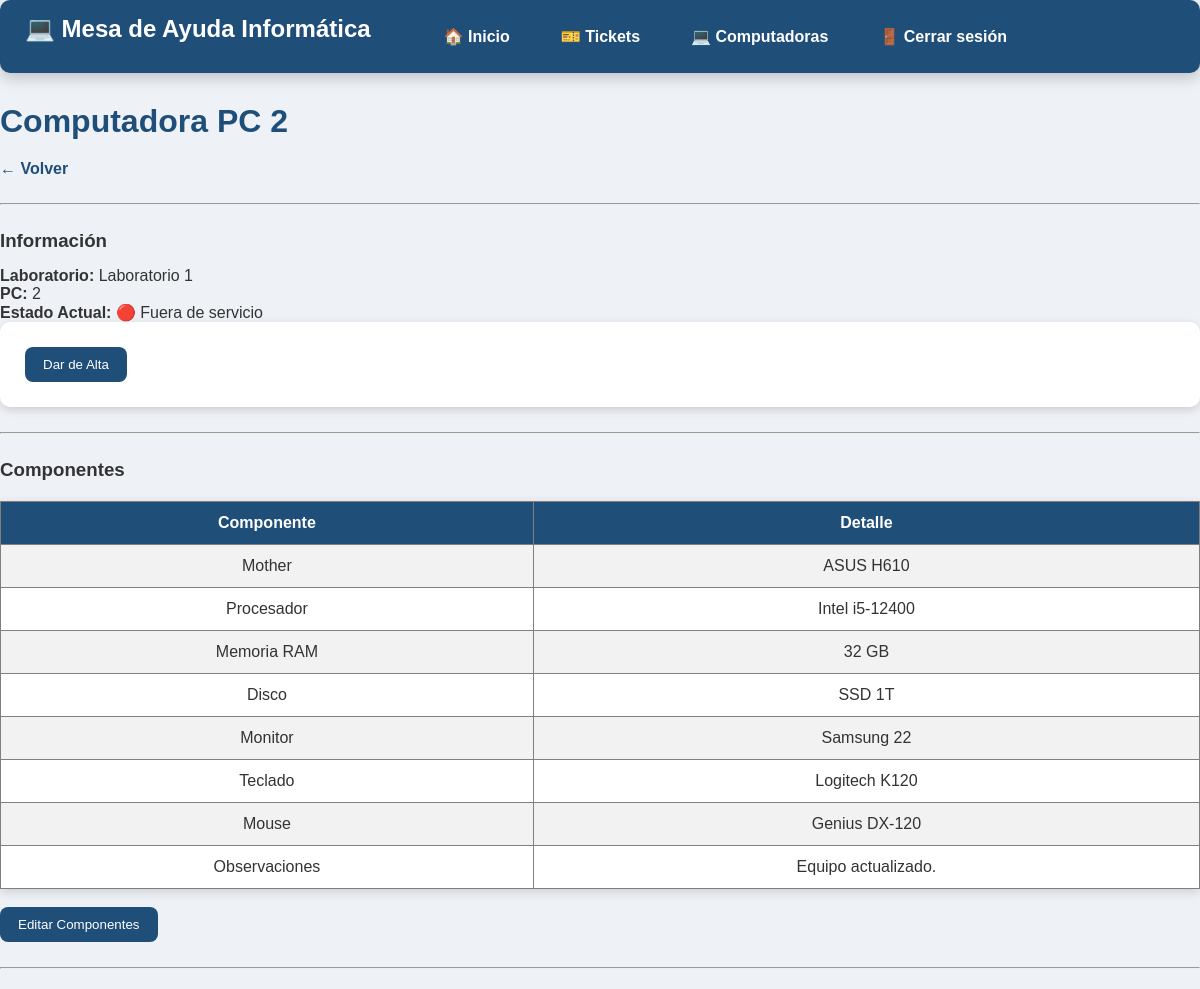
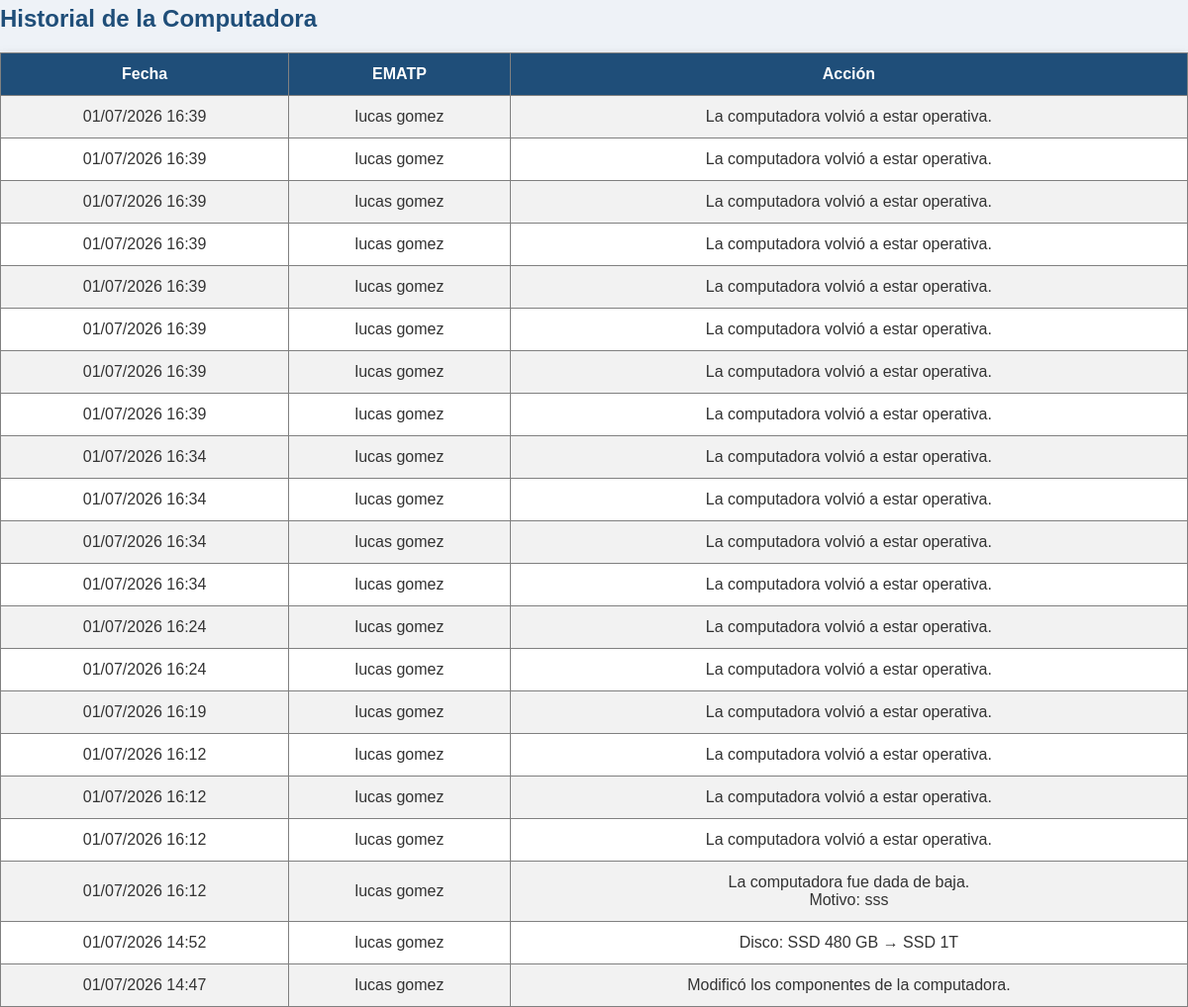
The app's page /ematp/ver_computadora.php?id=2 (signed in), older data (2 pictures, top to bottom).
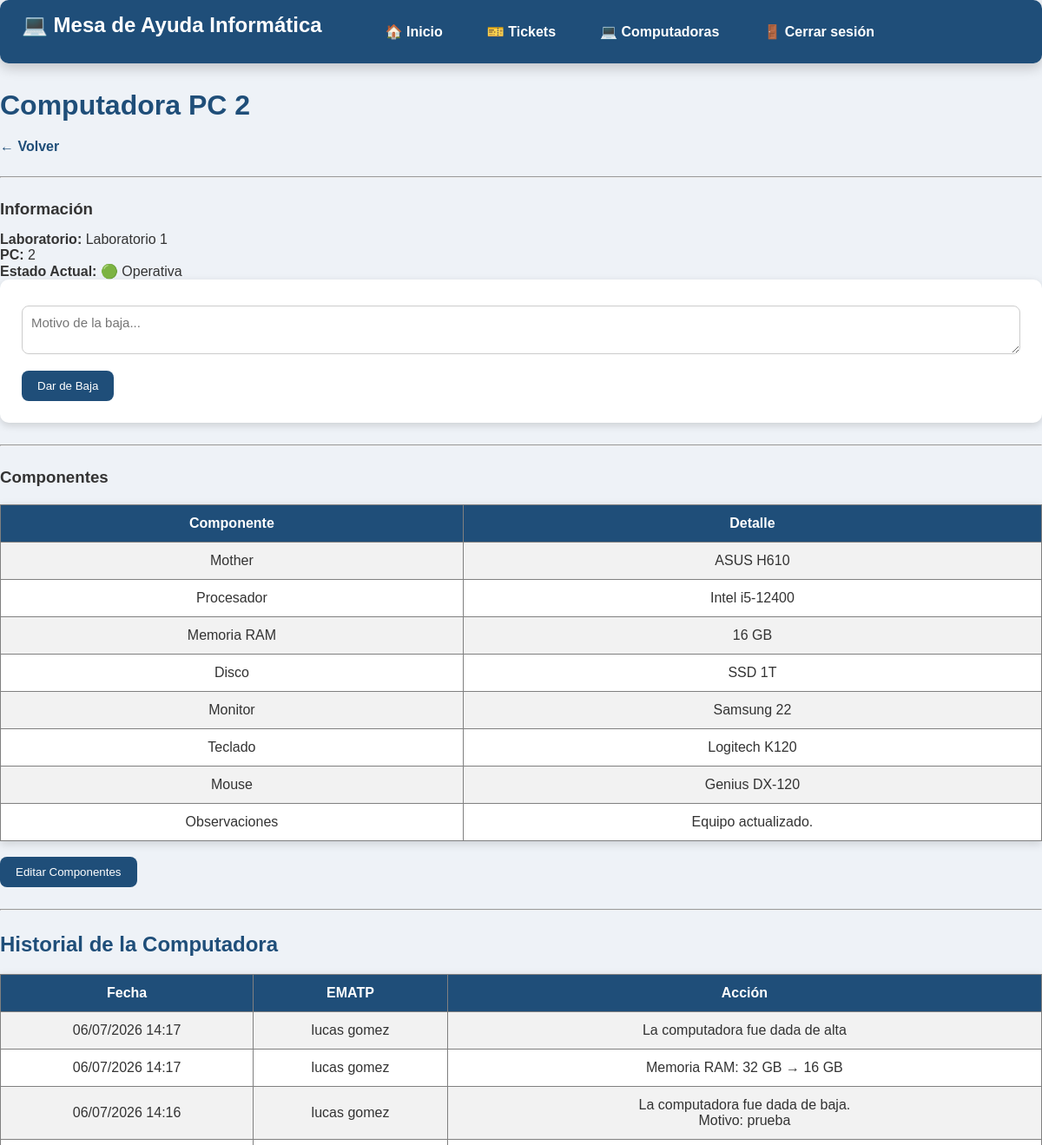
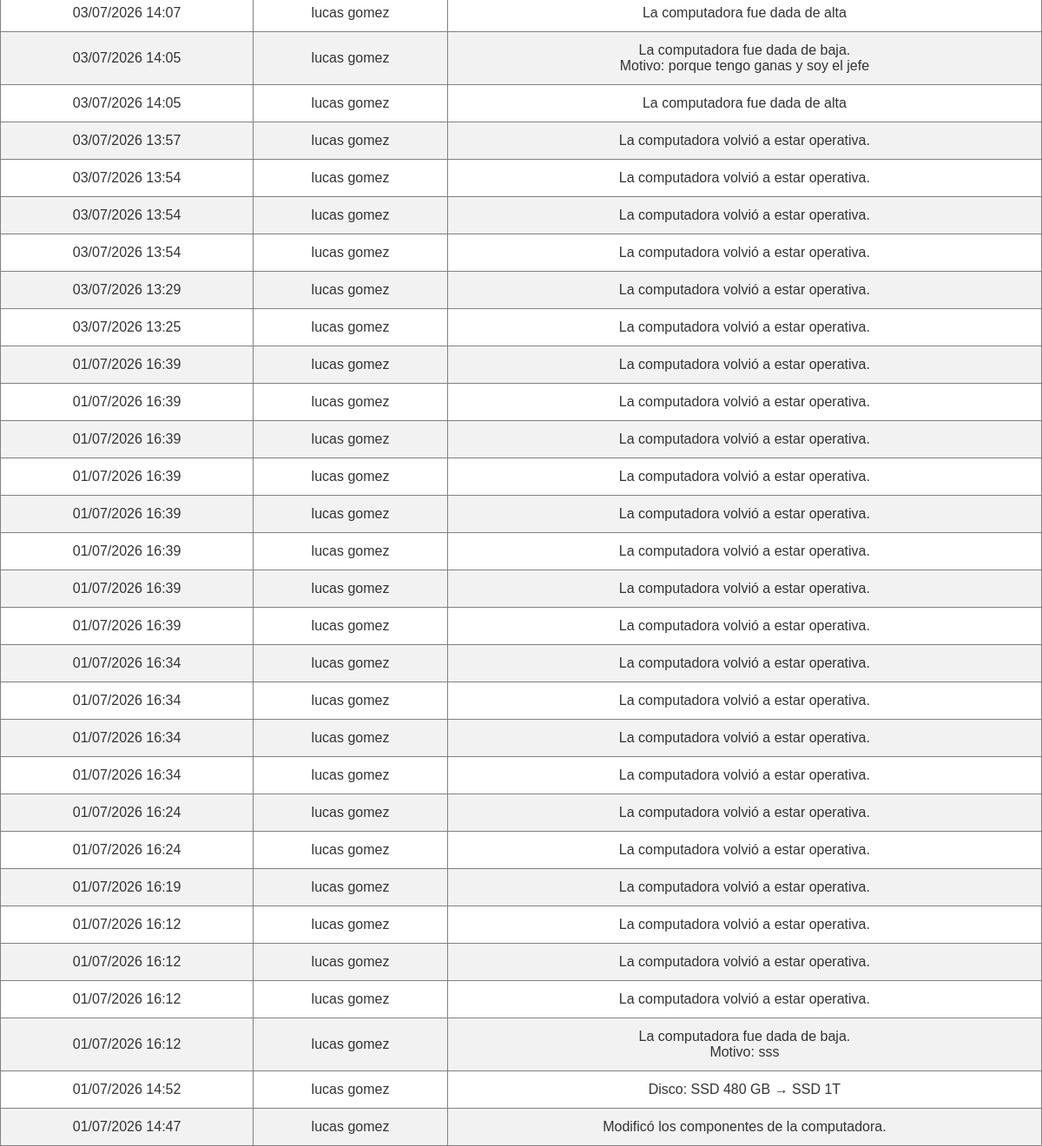
The same page, newer data (2 pictures, top to bottom).
### tables this page shows
CREATE TABLE `computadoras` (
  `id_computadora` int(11) NOT NULL,
  `numero_pc` int(11) NOT NULL,
  `id_laboratorio` int(11) NOT NULL,
  `estado` enum('Alta','Baja') NOT NULL DEFAULT 'Alta'
);

CREATE TABLE `laboratorios` (
  `id_laboratorio` int(11) NOT NULL,
  `nombre` varchar(50) NOT NULL
);

CREATE TABLE `componentes` (
  `id_componente` int(11) NOT NULL,
  `id_computadora` int(11) NOT NULL,
  `mother` varchar(100) DEFAULT NULL,
  `procesador` varchar(100) DEFAULT NULL,
  `memoria_ram` varchar(100) DEFAULT NULL,
  `disco` varchar(100) DEFAULT NULL,
  `monitor` varchar(100) DEFAULT NULL,
  `teclado` varchar(100) DEFAULT NULL,
  `mouse` varchar(100) DEFAULT NULL,
  `observaciones` varchar(255) DEFAULT NULL
);

CREATE TABLE `historial_computadoras` (
  `id_historial` int(11) NOT NULL,
  `id_computadora` int(11) NOT NULL,
  `id_usuario` int(11) NOT NULL,
  `accion` varchar(255) NOT NULL,
  `fecha` datetime NOT NULL DEFAULT current_timestamp()
);

CREATE TABLE `usuarios` (
  `id_usuario` int(11) NOT NULL,
  `nombre` varchar(50) NOT NULL,
  `apellido` varchar(50) NOT NULL,
  `email` varchar(100) NOT NULL,
  `contrasena` varchar(255) NOT NULL,
  `id_rol` int(11) NOT NULL
);

### ematp/ver_computadora.php (the view, shortened to what this page needs)
<?php
include("../conexion/conexion.php");
$id = $_GET["id"];
$sql = "SELECT
            computadoras.*,
            laboratorios.nombre AS laboratorio
        FROM computadoras
        INNER JOIN laboratorios
            ON computadoras.id_laboratorio = laboratorios.id_laboratorio
        WHERE computadoras.id_computadora = '$id'";
$resultado = mysqli_query($conexion, $sql);
$pc = mysqli_fetch_assoc($resultado);
$sqlComponentes = "SELECT *
                   FROM componentes
                   WHERE id_computadora = '$id'";
$resultadoComponentes = mysqli_query($conexion, $sqlComponentes);
$componentes = mysqli_fetch_assoc($resultadoComponentes);
$sqlHistorial = "SELECT
                    historial_computadoras.*,
                    usuarios.nombre,
                    usuarios.apellido
                FROM historial_computadoras
                INNER JOIN usuarios
                ON historial_computadoras.id_usuario = usuarios.id_usuario
                WHERE id_computadora='$id'
                ORDER BY fecha DESC";
$historial = mysqli_query($conexion,$sqlHistorial);
?>
<!DOCTYPE html>
<html lang="es">
<head>
    <link rel="stylesheet" href="../css/estilos.css">
</head>
<body>
<?php include("../includes/menu_ematp.php"); ?>
<h1>Computadora PC <?php echo $pc["numero_pc"]; ?></h1>
<a href="computadoras.php?laboratorio=<?php echo $pc["id_laboratorio"]; ?>">
← Volver
</a>
<hr>
<h3>Información</h3>
<p><strong>Laboratorio:</strong> <?php echo $pc["laboratorio"]; ?></p>
<p><strong>PC:</strong> <?php echo $pc["numero_pc"]; ?></p>
<p><strong>Estado Actual:</strong>
<?php echo ($pc["estado"] == "Alta") ? "🟢 Operativa" : "🔴 Fuera de servicio"; ?>
</p>
<?php if ($pc["estado"] == "Alta") { ?>
    <form action="cambiar_estado.php" method="POST">
        <textarea name="motivo" required placeholder="Motivo de la baja..."></textarea><br>
        <button type="submit">Dar de Baja</button>
    </form>
<?php } else { ?>
    <form action="cambiar_estado.php" method="POST">
        <button type="submit">Dar de Alta</button>
    </form>
<?php } ?>
<hr>
<h3>Componentes</h3>
<table border="1" cellpadding="10">
<tr>
    <th>Componente</th>
    <th>Detalle</th>
</tr>
<tr>
    <td>Mother</td>
    <td><?php echo $componentes["mother"]; ?></td>
</tr>
<tr>
    <td>Procesador</td>
    <td><?php echo $componentes["procesador"]; ?></td>
</tr>
<tr>
    <td>Memoria RAM</td>
    <td><?php echo $componentes["memoria_ram"]; ?></td>
</tr>
<tr>
    <td>Disco</td>
    <td><?php echo $componentes["disco"]; ?></td>
</tr>
<tr>
    <td>Monitor</td>
    <td><?php echo $componentes["monitor"]; ?></td>
</tr>
<tr>
    <td>Teclado</td>
    <td><?php echo $componentes["teclado"]; ?></td>
</tr>
<tr>
    <td>Mouse</td>
    <td><?php echo $componentes["mouse"]; ?></td>
</tr>
<tr>
    <td>Observaciones</td>
    <td><?php echo $componentes["observaciones"]; ?></td>
</tr>
</table>
<br>
<a href="editar_componentes.php?id=<?php echo $pc["id_computadora"]; ?>">
<button>Editar Componentes</button>
</a>
<hr>
<h2>Historial de la Computadora</h2>
<table border="1" cellpadding="10">
<tr>
<th>Fecha</th>
<th>EMATP</th>
<th>Acción</th>
</tr>
<?php while($fila=mysqli_fetch_assoc($historial)){ ?>
<tr>
<td>
<?php echo date("d/m/Y H:i",strtotime($fila["fecha"])); ?>
</td>
<td>
<?php echo $fila["nombre"]." ".$fila["apellido"]; ?>
</td>
<td>
<?php echo nl2br($fila["accion"]); ?>
</td>
</tr>
<?php } ?>
</table>
</body>
</html>

### includes/menu_ematp.php
<div class="menu">
<h2 style="color:white; margin-right:40px;">
💻 Mesa de Ayuda Informática
</h2>
<a href="../inicio.php">🏠 Inicio</a>
<a href="tickets.php">🎫 Tickets</a>
<a href="computadoras.php">💻 Computadoras</a>
<a href="../logout.php">🚪 Cerrar sesión</a>
</div>

### css/estilos.css (style rules this page uses)
* { margin:0; padding:0; box-sizing:border-box; font-family:Arial, Helvetica, sans-serif; }
body { background:#eef2f7; color:#333; font-family:Arial, Helvetica, sans-serif; }
h1 { color:#1f4e79; margin-bottom:20px; }
h2 { color:#1f4e79; margin-bottom:15px; }
h3 { margin-bottom:15px; }
a { color:#1f4e79; text-decoration:none; font-weight:bold; }
button { background:#1f4e79; color:white; border:none; padding:10px 18px; border-radius:8px; cursor:pointer; transition:.3s; }
input, select, textarea { width:100%; padding:10px; border:1px solid #ccc; border-radius:8px; margin-top:5px; margin-bottom:15px; font-size:15px; }
textarea { resize:vertical; }
table { width:100%; border-collapse:collapse; margin-top:20px; background:white; box-shadow:0px 3px 10px rgba(0,0,0,.15); }
table th { background:#1f4e79; color:white; padding:12px; }
table td { padding:12px; text-align:center; }
table tr:nth-child(even) { background:#f2f2f2; }
hr { margin:25px 0; }
form { background:white; padding:25px; border-radius:10px; box-shadow:0px 3px 10px rgba(0,0,0,.15); }
.menu { background:#1f4e79; padding:15px 25px; border-radius:10px; display:flex; align-items:center; gap:15px; margin-bottom:30px; box-shadow:0px 5px 15px rgba(0,0,0,.20); flex-wrap:wrap; }
.menu a { color:white; text-decoration:none; padding:10px 18px; border-radius:8px; transition:.3s; }

Row changes from the older to the newer data that the page shows:
changed computadoras "Laboratorio 1": estado empty → "Alta" (drawn)
changed componentes "ASUS H610": memoria_ram "32 GB" → "16 GB"
added historial_computadoras: fecha "06/07/2026 14:17", id_usuario.nombre "lucas", id_usuario.apellido "gomez", accion "La computadora fue dada de alta"
added historial_computadoras: fecha "06/07/2026 14:17", id_usuario.nombre "lucas", id_usuario.apellido "gomez", accion "Memoria RAM: 32 GB → 16 GB"
added historial_computadoras: fecha "06/07/2026 14:16", id_usuario.nombre "lucas", id_usuario.apellido "gomez", accion "La computadora fue dada de baja. Motivo: prueba"
added historial_computadoras: fecha "03/07/2026 14:07", id_usuario.nombre "lucas", id_usuario.apellido "gomez", accion "La computadora fue dada de alta"
added historial_computadoras: fecha "03/07/2026 14:05", id_usuario.nombre "lucas", id_usuario.apellido "gomez", accion "La computadora fue dada de baja. Motivo: porque tengo ganas y soy el jefe"
added historial_computadoras: fecha "03/07/2026 14:05", id_usuario.nombre "lucas", id_usuario.apellido "gomez", accion "La computadora fue dada de alta"
added historial_computadoras: fecha "03/07/2026 13:57", id_usuario.nombre "lucas", id_usuario.apellido "gomez", accion "La computadora volvió a estar operativa."
added historial_computadoras: fecha "03/07/2026 13:54", id_usuario.nombre "lucas", id_usuario.apellido "gomez", accion "La computadora volvió a estar operativa."
added historial_computadoras: fecha "03/07/2026 13:54", id_usuario.nombre "lucas", id_usuario.apellido "gomez", accion "La computadora volvió a estar operativa."
added historial_computadoras: fecha "03/07/2026 13:54", id_usuario.nombre "lucas", id_usuario.apellido "gomez", accion "La computadora volvió a estar operativa."
added historial_computadoras: fecha "03/07/2026 13:29", id_usuario.nombre "lucas", id_usuario.apellido "gomez", accion "La computadora volvió a estar operativa."
added historial_computadoras: fecha "03/07/2026 13:25", id_usuario.nombre "lucas", id_usuario.apellido "gomez", accion "La computadora volvió a estar operativa."
shown differently, row unchanged: historial_computadoras (number 15 of 33 on the later page): moves up the list
shown differently, row unchanged: historial_computadoras (number 17 of 33 on the later page): moves up the list
shown differently, row unchanged: historial_computadoras (number 21 of 33 on the later page): moves up the list
Text that changed along with them:
text no longer shown: "🔴 Fuera de servicio Dar de Alta"
text now shown: "🟢 Operativa Dar de Baja"
